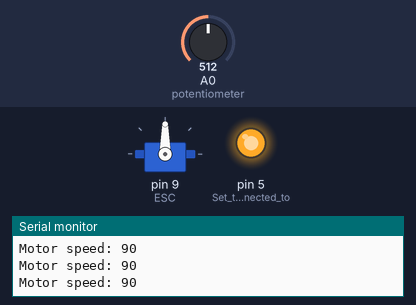
Bench run of a sketch on a simulated Arduino Uno, built with avr-gcc and run on an emulated ATmega328P. On the bench: servo, output pins drawn as LEDs (lit = HIGH), the last lines printed to the serial monitor. The inputs (shaded band) are chosen by the test bench; at power-on: A0 (potentiometer) = 512.

Above: at 1.4 s.
1.5 s: A0 (potentiometer) set to 550
At 2.6 s:
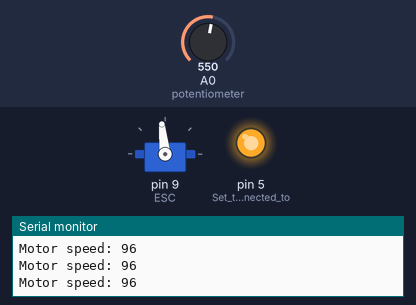
4.5 s: A0 (potentiometer) set to 576
At 5.7 s:
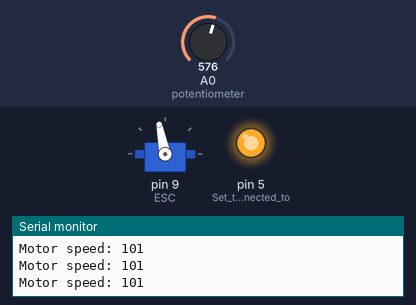
6.0 s: A0 (potentiometer) set to 716
At 7.2 s:
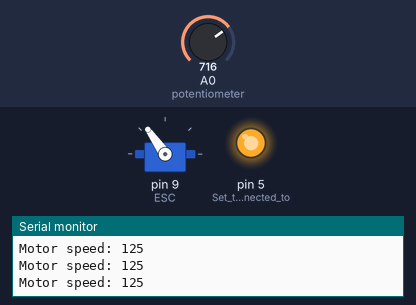
7.5 s: A0 (potentiometer) set to 306
At 8.5 s:
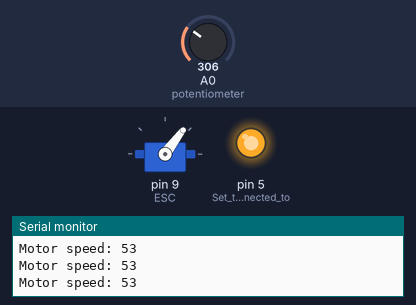
9.0 s: A0 (potentiometer) set to 150
At 9.7 s:
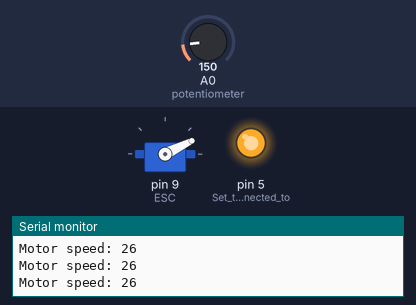
10.5 s: A0 (potentiometer) set to 126
12.0 s: A0 (potentiometer) set to 107
At 12.7 s:
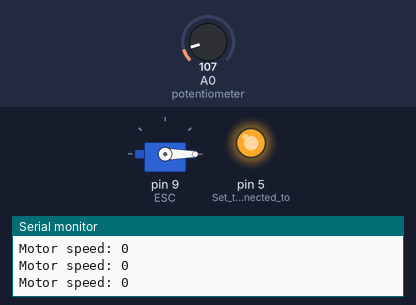
Timing chart, 0 to 14.5 s (numbered marks = the images above; inputs shaded):
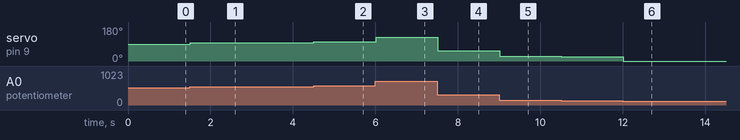

The sketch:

Brushless_control.ino
```cpp
/*
 * How I controlled the brushless motors for testing purposes.
 * Code modified from @How To Mechatronics
 *
 * By: Michael Spivak
 * 8/10/2021
*/
#include <Servo.h>
Servo ESC;     // create servo object to control the ESC
int potValue;  // value from the analog pin
void setup() {
  // Attach the ESC on pin 9
  ESC.attach(9,1000,2000); // (pin, min pulse width, max pulse width in microseconds)
  Serial.begin(9600);    //Setting the serial output for picking up data
  delay(100);
  pinMode(5, OUTPUT);    //Set the pins connected to the joystick button to an output
  digitalWrite(5, HIGH); //Set the pins to HIGH (5V). When the button is pressed it will pull the pin to ground (0V)
  delay(100);

}
void loop() {
  potValue = analogRead(A0);   // reads the value of the potentiometer (value between 0 and 1023)
  potValue = map(potValue, 0, 1023, 0, 180);   // scale it to use it with the servo library (value between 0 and 180)

  // This here to actually be able to give 0 thrust for testing purposes
  if(potValue < 20){
    potValue = 0;
  } else if(potValue > 160){
    potValue = 180;
  }

  ESC.write(potValue);   // Send the signal to the ESC

  Serial.print("Motor speed: ");
  Serial.print(potValue);
  Serial.println();
}
```

Measured:
- after the input at 1.5 s, servo on pin 9 (ESC): 90° → 96° at once
- after the input at 4.5 s, servo on pin 9 (ESC): 96° → 101° at once
- after the input at 6.0 s, servo on pin 9 (ESC): 101° → 125° at once
- after the input at 7.5 s, servo on pin 9 (ESC): 125° → 53° at once
- after the input at 9.0 s, servo on pin 9 (ESC): 53° → 26° at once
- after the input at 10.5 s, servo on pin 9 (ESC): 26° → 22° at once
- after the input at 12.0 s, servo on pin 9 (ESC): 22° → 0° at once
